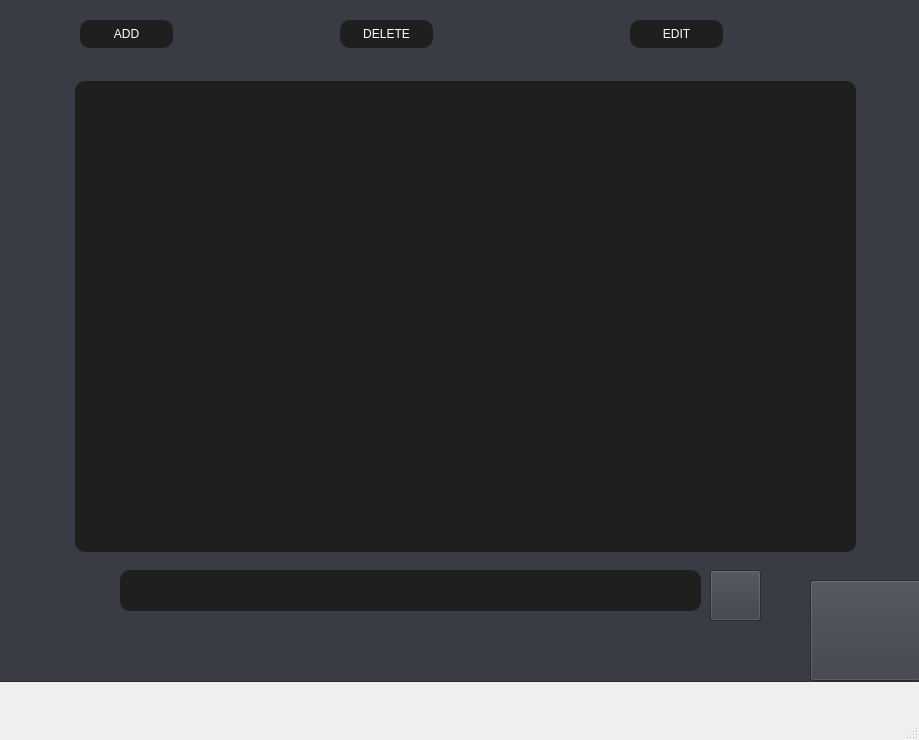
<?xml version="1.0" encoding="UTF-8"?>
<ui version="4.0">
 <class>MainWindow</class>
 <widget class="QMainWindow" name="MainWindow">
  <property name="geometry">
   <rect>
    <x>0</x>
    <y>0</y>
    <width>919</width>
    <height>740</height>
   </rect>
  </property>
  <property name="windowTitle">
   <string>MainWindow</string>
  </property>
  <widget class="QWidget" name="centralwidget">
   <widget class="QListWidget" name="listWidget">
    <property name="geometry">
     <rect>
      <x>-5</x>
      <y>-9</y>
      <width>971</width>
      <height>691</height>
     </rect>
    </property>
    <property name="styleSheet">
     <string notr="true">background-color: rgb(57, 60, 68)</string>
    </property>
   </widget>
   <widget class="QPushButton" name="btnAddDialog">
    <property name="geometry">
     <rect>
      <x>80</x>
      <y>20</y>
      <width>93</width>
      <height>28</height>
     </rect>
    </property>
    <property name="styleSheet">
     <string notr="true">border-radius:10px;background-color:rgb(31, 31, 31);COLOR:rgb(255, 255, 255)</string>
    </property>
    <property name="text">
     <string>ADD</string>
    </property>
   </widget>
   <widget class="QPushButton" name="btnXoaDialog">
    <property name="geometry">
     <rect>
      <x>340</x>
      <y>20</y>
      <width>93</width>
      <height>28</height>
     </rect>
    </property>
    <property name="styleSheet">
     <string notr="true">border-radius:10px;background-color:rgb(31, 31, 31);COLOR:rgb(255, 255, 255)</string>
    </property>
    <property name="text">
     <string>DELETE</string>
    </property>
   </widget>
   <widget class="QPushButton" name="btnChinhSuaDialog">
    <property name="geometry">
     <rect>
      <x>630</x>
      <y>20</y>
      <width>93</width>
      <height>28</height>
     </rect>
    </property>
    <property name="styleSheet">
     <string notr="true">border-radius:10px;background-color:rgb(31, 31, 31);COLOR:rgb(255, 255, 255)</string>
    </property>
    <property name="text">
     <string>EDIT</string>
    </property>
   </widget>
   <widget class="QListWidget" name="List_cook">
    <property name="geometry">
     <rect>
      <x>75</x>
      <y>81</y>
      <width>781</width>
      <height>471</height>
     </rect>
    </property>
    <property name="styleSheet">
     <string notr="true">border-radius:10px;background-color:rgb(31, 31, 31);color:rgb(255, 255, 255)</string>
    </property>
   </widget>
   <widget class="QLineEdit" name="ValueSearch">
    <property name="geometry">
     <rect>
      <x>120</x>
      <y>570</y>
      <width>581</width>
      <height>41</height>
     </rect>
    </property>
    <property name="styleSheet">
     <string notr="true">border-radius:10px;background-color:rgb(31, 31, 31);
color: rgb(255, 255, 255);
</string>
    </property>
    <property name="placeholderText">
     <string/>
    </property>
   </widget>
   <widget class="QPushButton" name="btnsearch">
    <property name="geometry">
     <rect>
      <x>80</x>
      <y>560</y>
      <width>31</width>
      <height>61</height>
     </rect>
    </property>
    <property name="styleSheet">
     <string notr="true">border-radius:10px;background-color: rgb(57, 60, 68)</string>
    </property>
    <property name="text">
     <string/>
    </property>
    <property name="icon">
     <iconset>
      <normaloff>D:/download/search.png</normaloff>D:/download/search.png</iconset>
    </property>
   </widget>
   <widget class="QPushButton" name="pushButton_back">
    <property name="geometry">
     <rect>
      <x>810</x>
      <y>580</y>
      <width>111</width>
      <height>101</height>
     </rect>
    </property>
    <property name="styleSheet">
     <string notr="true">background-color: rgb(57, 60, 68)</string>
    </property>
    <property name="text">
     <string/>
    </property>
    <property name="icon">
     <iconset>
      <normaloff>D:/download/back-button.png</normaloff>D:/download/back-button.png</iconset>
    </property>
    <property name="iconSize">
     <size>
      <width>50</width>
      <height>100</height>
     </size>
    </property>
   </widget>
   <widget class="QPushButton" name="pushButton_micro">
    <property name="geometry">
     <rect>
      <x>710</x>
      <y>570</y>
      <width>51</width>
      <height>51</height>
     </rect>
    </property>
    <property name="styleSheet">
     <string notr="true">background-color: rgb(57, 60, 68)</string>
    </property>
    <property name="text">
     <string/>
    </property>
    <property name="icon">
     <iconset>
      <normaloff>D:/download/microphone.png</normaloff>D:/download/microphone.png</iconset>
    </property>
    <property name="iconSize">
     <size>
      <width>40</width>
      <height>30</height>
     </size>
    </property>
   </widget>
  </widget>
  <widget class="QMenuBar" name="menubar">
   <property name="geometry">
    <rect>
     <x>0</x>
     <y>0</y>
     <width>919</width>
     <height>26</height>
    </rect>
   </property>
  </widget>
  <widget class="QStatusBar" name="statusbar"/>
 </widget>
 <resources/>
 <connections/>
</ui>
